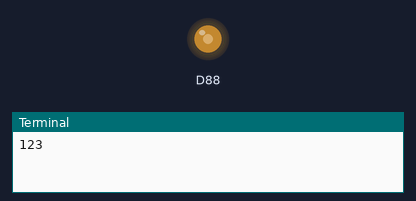
Recording of a program running on a simulated Raspberry Pi (BCM pin numbers). Parts: output pins drawn as LEDs (lit = HIGH), the last lines printed to the terminal.

Above: at 0.1 s.
At 19.1 s:
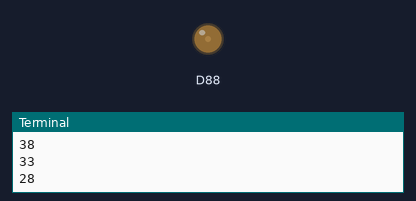
At 29.1 s:
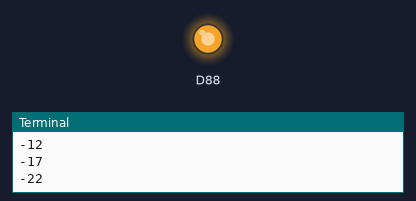
At 39.1 s:
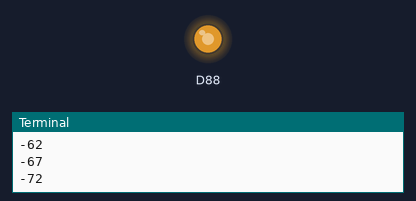
Timing chart, 0 to 40.0 s (numbered marks = the images above):
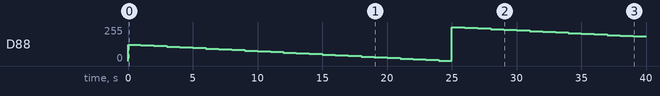

The program:

AD-DA.py
```python
import smbus
import time # 包含相关库文件
address = 0x48
A0 = 0x40
bus = smbus.SMBus(1) # 初始化 i2c Bus
value = bus.read_byte(address) # 读出
while True:
    value = value - 5 # darking
    print(value)
    bus.write_byte_data(address, A0, value) # 循环写入
    time.sleep(1)
```

Measured:
- by itself, D88: 0/255 → 123/255 at 0.00 s, → 118/255 1.0 s later, → 113/255 1.0 s later, → 108/255 1.0 s later, … (40 changes in this stretch)
